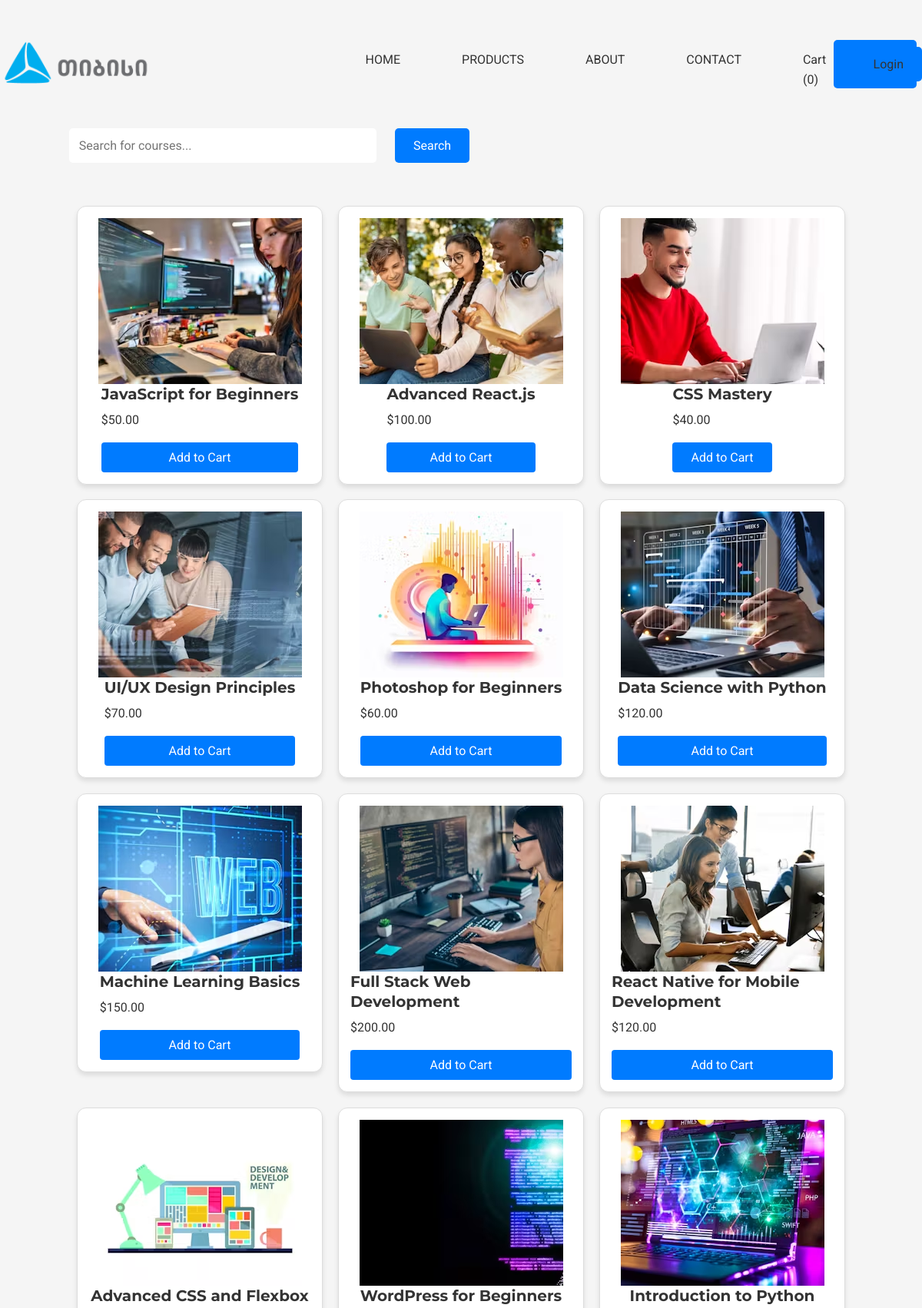
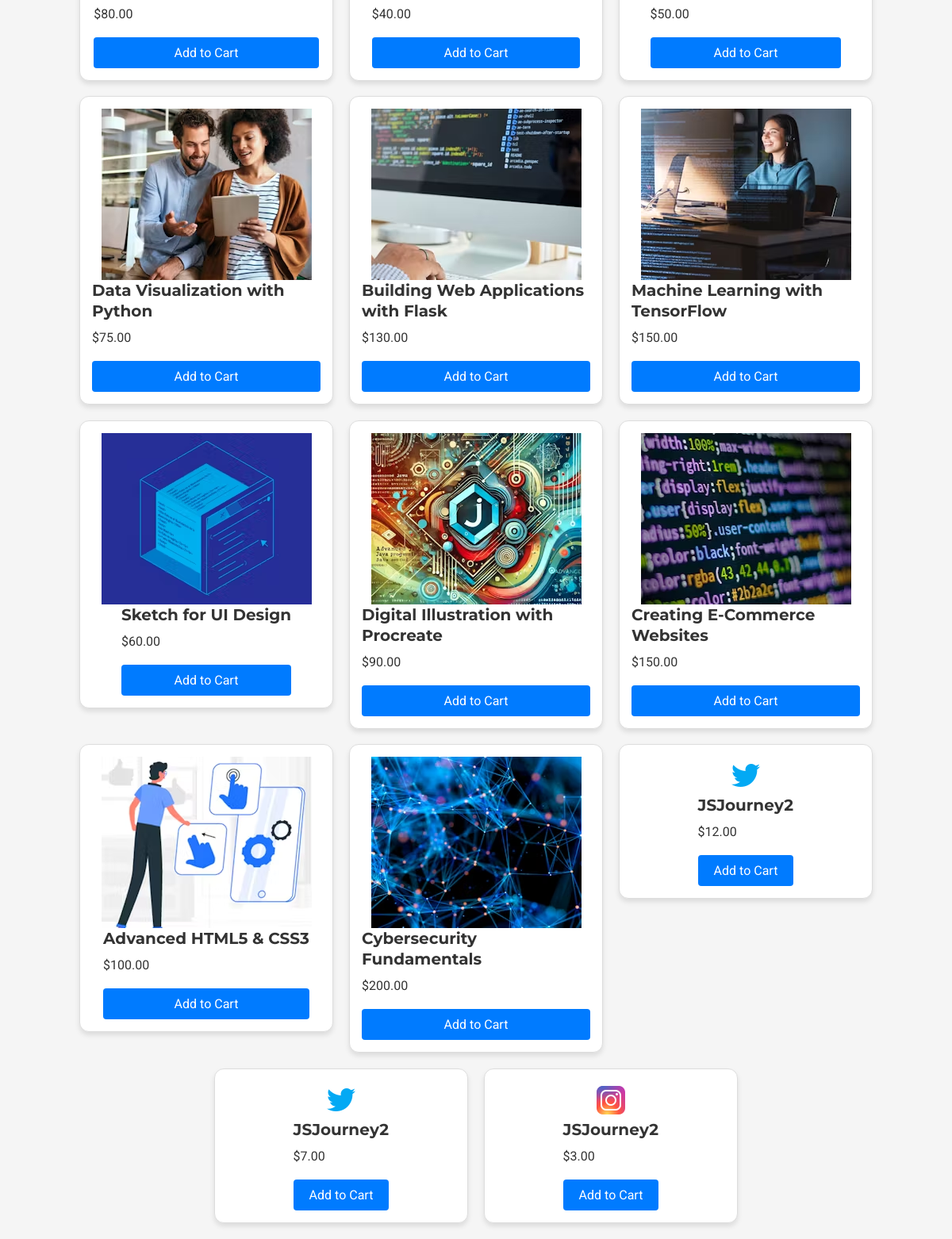
Screenshot of /courses with the database file from the repository (2 pictures, top to bottom).
### models.py (models this page shows, shortened)
class Course(db.Model):
    id = db.Column(db.Integer, primary_key=True)
    name = db.Column(db.String(100), nullable=False)
    price = db.Column(db.Float, nullable=False)
    file = db.Column(db.String(255), nullable=False)
    category_id = db.Column(db.Integer, db.ForeignKey('category.id'), nullable=False)

### routes.py (the view)
    @app.route('/courses', methods=['GET'])
    def courses_page():
        query = request.args.get('query', '').strip()
        if query:
            courses = Course.query.filter(Course.name.ilike(f"%{query}%")).limit(20)
        else:
            courses = Course.query.distinct().all()
        return render_template('courses.html', courses=courses)

### templates/courses.html
{% extends 'base.html' %} {% block content %}
<form action="{{ url_for('courses_page') }}" method="get">
  <input
    type="text"
    name="query"
    placeholder="Search for courses..."
    required
    class="search-bar"
  />
  <button type="submit" class="search-submit">Search</button>
</form>
<div class="products-container">
  {% for course in courses %}
  <div class="wrapper">
    <div class="card">
      <div class="image">
        <a href="{{ url_for('course_details', course_id=course.id) }}">
          <img
            src="{{ url_for('static', filename=course.file) }}"
            alt="Course Image"
          />
        </a>
      </div>
      <div>
        <h3>{{ course.name }}</h3>
        <p>${{ '%.2f' % course.price }}</p>
        <form
          action="{{ url_for('add_to_cart', product_id=course.id) }}"
          method="post"
        >
          <button type="submit" class="btn btn-primary">Add to Cart</button>
        </form>
      </div>
    </div>
  </div>
  {% endfor %}
</div>
{% endblock %}

### templates/base.html (shortened to what this page needs)
<!DOCTYPE html>
<html lang="en">
  <head>
    <link
      rel="stylesheet"
      href="{{ url_for('static', filename='style.css') }}"
    />
    <link
      rel="stylesheet"
      href="{{ url_for('static', filename='navbar.css') }}"
    />
    <link
      rel="stylesheet"
      href="{{ url_for('static', filename='courses.css') }}"
    />
    <link
      rel="stylesheet"
      href="{{ url_for('static', filename='about.css') }}"
    />
    <link
      rel="stylesheet"
      href="{{ url_for('static', filename='contact.css') }}"
    />
    <link
      rel="stylesheet"
      type="text/css"
      href="https://cdnjs.cloudflare.com/ajax/libs/slick-carousel/1.8.1/slick.min.css"
    />
    <link
      rel="stylesheet"
      type="text/css"
      href="https://cdnjs.cloudflare.com/ajax/libs/slick-carousel/1.8.1/slick-theme.min.css"
    />
  </head>
  <body>
    {% include 'navbar.html' %} {% block content %} {% endblock %}
  </body>
</html>

### templates/navbar.html (shortened to what this page needs)
<!DOCTYPE html>
<html lang="en">
  <head>
  </head>
  <body>
    <nav>
      <div class="wrapper-navbar">
        <div>
          <a href="/">
            <img src="../static/assets/თიბისი.png" alt="TBC-LOGO"
          /></a>
        </div>
        <ul>
          <li><a href="/">HOME</a></li>
          <li><a href="courses">PRODUCTS</a></li>
          <li><a href="about">ABOUT</a></li>
          <li><a href="contact">CONTACT</a></li>
          <span><a href="/add_to_cart">Cart ({{ cart_items|length }})</a></span>
        </ul>
        {% if not session.get('user_id') %}
        <button style="margin-right: -80px">
          <a href="/register">SIGN UP</a>
        </button>
        {% endif %} {% if session.get('user_id') %}
        <div class="account-info">
          <img
            src="../static/assets/user.png"
            alt="Account Icon"
            style="width: 40px"
          />
          <span>Welcome, {{ session["username"] }}</span>
          <button class="logout-btn">
            <a href="{{ url_for('logout') }}" class="btn btn-danger">Logout</a>
          </button>
        </div>
        {% else %}
        <button><a href="/login">Login</a></button>
        {% endif %}
      </div>
    </nav>
  </body>
</html>

### static/style.css (style rules this page uses)
:root { --primary-color: #007bff; --secondary-color: #ff5722; --background-color: #f5f5f5; --text-color: #333333; --accent-color: #28a745; --white-color: #ffffff; --font-heading: "Montserrat", sans-serif; --font-body: "Roboto", sans-serif; --h1-size: 36px; --h2-size: 30px; --h3-size: 24px; --body-text-size: 16px; --button-padding: 10px 20px; --button-border-radius: 5px; --card-border-radius: 8px; --card-shadow: 0 4px 8px rgba(0, 0, 0, 0.1); --navbar-height: 60px; }
*, *::before, *::after { margin: 0; padding: 0; box-sizing: border-box; }
html { font-size: 16px; }
body { font-family: var(--font-body); font-size: 1rem; line-height: 1.6; background-color: var(--background-color); color: var(--text-color); overflow-x: hidden; }
a { text-decoration: none; color: var(--text-color); transition: color 0.3s ease-in-out; }
h1, h2, h3, h4, h5, h6 { font-family: var(--font-heading); font-weight: bold; line-height: 1.3; }
h3 { font-size: 1.75rem; margin-bottom: 0.5rem; }
p { font-size: 1rem; margin-bottom: 1rem; color: var(--text-color); }
ul, ol { list-style: none; margin-bottom: 1rem; }
li { margin-bottom: 0.5rem; }
button { font-family: var(--font-body); font-size: 1rem; padding: 0.8rem 1.5rem; background-color: var(--primary-color); color: #fff; border: none; border-radius: 5px; cursor: pointer; transition: background-color 0.3s ease-in-out, transform 0.2s ease; }
img { max-width: 100%; height: auto; display: block; object-fit: cover; }
input, textarea, select { font-family: var(--font-body); font-size: 1rem; padding: 0.8rem; border: 1px solid var(--border-color); border-radius: 5px; width: 100%; box-sizing: border-box; margin-bottom: 1rem; }
.btn { width: 100%; padding: 10px; border: none; border-radius: 4px; color: white; font-size: 1rem; cursor: pointer; transition: background-color 0.3s ease; }
.btn-primary { background-color: #007bff; }

### static/navbar.css (style rules this page uses)
.wrapper-navbar { display: flex; justify-content: space-between; align-items: center; max-width: 1440px; margin: auto; padding: 35px 0; }
.wrapper-navbar div img { width: 200px; }
ul { display: flex; gap: 80px; padding-top: 30px; padding-left: 280px; }
ul li { cursor: pointer; }

### static/courses.css (style rules this page uses)
.products-container { display: flex; flex-wrap: wrap; gap: 20px; justify-content: center; padding: 20px; margin-top: 20px; }
.wrapper { flex: 1 1 calc(33.333% - 20px); box-sizing: border-box; max-width: 320px; }
.card { background-color: #fff; border: 1px solid #ddd; border-radius: 12px; padding: 15px; box-shadow: 0 4px 6px rgba(0, 0, 0, 0.1); transition: box-shadow 0.3s ease-in-out; display: flex; flex-direction: column; align-items: center; cursor: pointer; animation: appear linear; animation-timeline: view(); animation-range: entry 0; }
h3 { font-size: 20px; }
.search-bar { width: 400px; margin-left: 90px; }
.search-submit { margin-left: 20px; }

### static/contact.css (style rules this page uses)
.btn-primary { background-color: #007bff; color: #fff; padding: 10px 20px; border: none; border-radius: 4px; cursor: pointer; font-size: 1em; }

### rows the page displays
Course: file (picture), name "JavaScript for Beginners", price "50.00"
Course: file (picture), name "Advanced React.js", price "100.00"
Course: file (picture), name "CSS Mastery", price "40.00"
Course: file (picture), name "UI/UX Design Principles", price "70.00"
Course: file (picture), name "Photoshop for Beginners", price "60.00"
Course: file (picture), name "Data Science with Python", price "120.00"
Course: file (picture), name "Machine Learning Basics", price "150.00"
Course: file (picture), name "Full Stack Web Development", price "200.00"
Course: file (picture), name "React Native for Mobile Development", price "120.00"
Course: file (picture), name "Advanced CSS and Flexbox", price "80.00"
Course: file (picture), name "WordPress for Beginners", price "40.00"
Course: file (picture), name "Introduction to Python", price "50.00"
Course: file (picture), name "Data Visualization with Python", price "75.00"
Course: file (picture), name "Building Web Applications with Flask", price "130.00"
Course: file (picture), name "Machine Learning with TensorFlow", price "150.00"
Course: file (picture), name "Sketch for UI Design", price "60.00"
Course: file (picture), name "Digital Illustration with Procreate", price "90.00"
Course: file (picture), name "Creating E-Commerce Websites", price "150.00"
Course: file (picture), name "Advanced HTML5 & CSS3", price "100.00"
Course: file (picture), name "Cybersecurity Fundamentals", price "200.00"
Course: file (picture), name "JSJourney2", price "12.00"
Course: file (picture), name "JSJourney2", price "7.00"
Course: file (picture), name "JSJourney2", price "3.00"

### other values shown
{{ cart_items|length }} "0"
